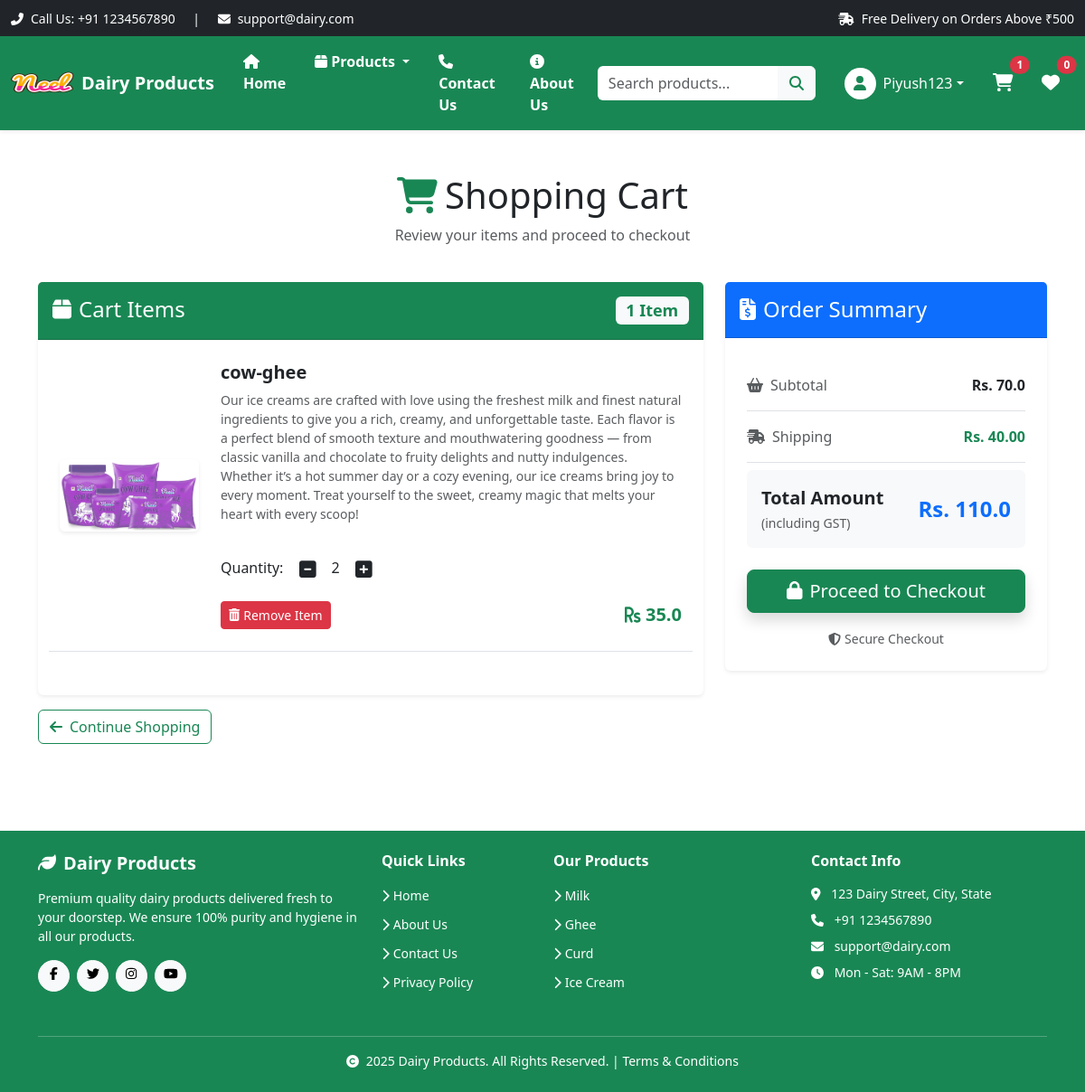
Before: /cart/ (signed in) with the older database file.
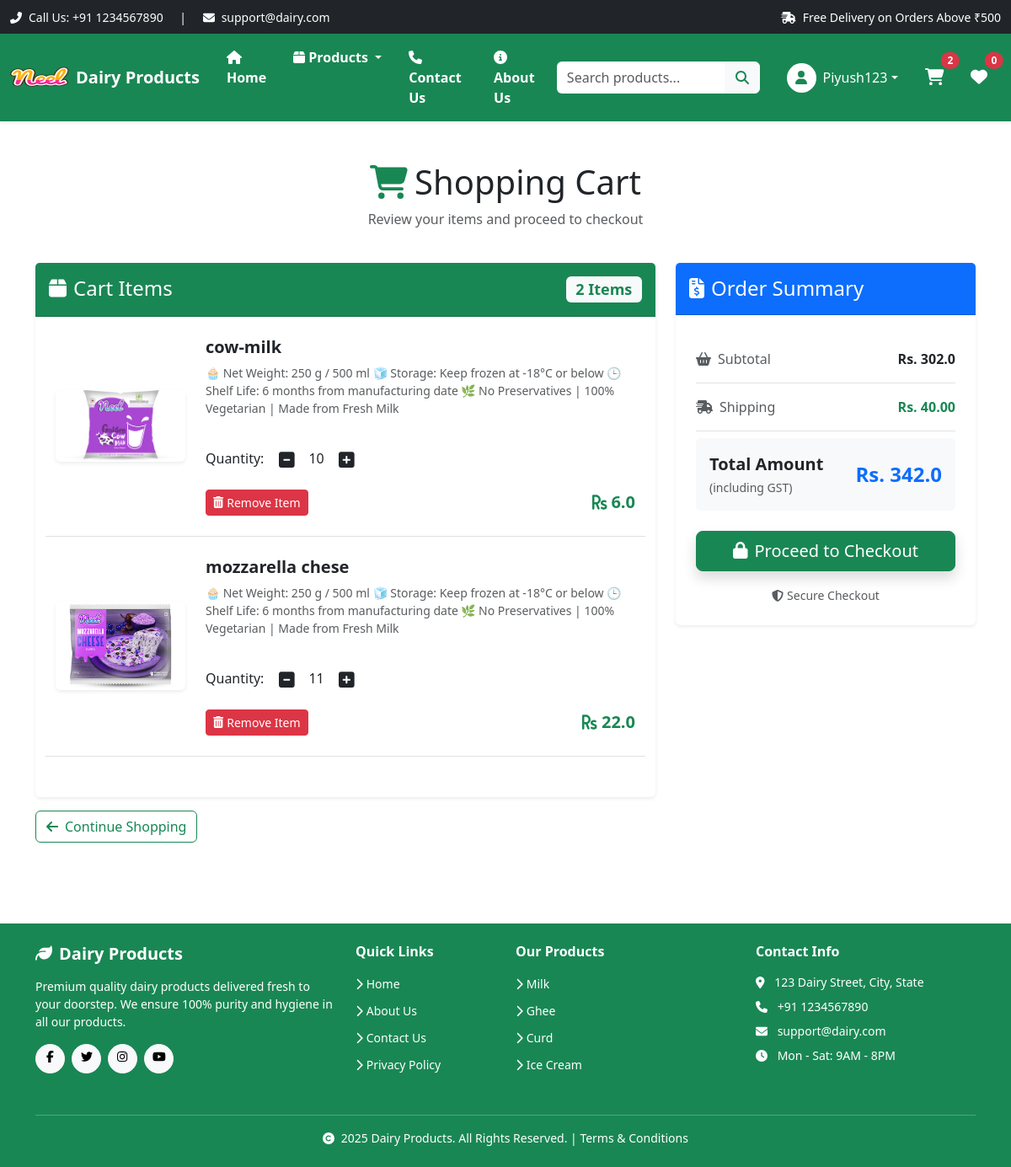
After: the same page with the newer database file.
### app/models.py (models this page shows, shortened)
class cart(models.Model):
    user = models.ForeignKey(User, on_delete=models.CASCADE)
    product = models.ForeignKey(Product, on_delete=models.CASCADE)
    quantity = models.PositiveIntegerField(default=1)
    @property
    def total_cost(self):
        return self.quantity * self.product.discounted_price

class Product(models.Model):
    title = models.CharField(max_length=100)
    selling_price = models.FloatField()
    discounted_price = models.FloatField()
    description = models.TextField()
    composition = models.TextField(default='')
    prodapp = models.TextField(default='')
    category = models.CharField(choices=CATEGORY_CHOICES, max_length=2)
    product_image = models.ImageField(upload_to='product')

### app/views.py (the view)
# urls.py: path('cart/', views.show_cart, name='show-cart'),
def show_cart(request):
    user = request.user
    cart_items = cart.objects.filter(user=user)
    amount = 0
    shipping_amount = 40
    for p in cart_items:
        amount = amount + p.total_cost
    totalamount = amount + shipping_amount
    return render(request, 'app/addtocart.html', locals())

### app/templates/app/addtocart.html (shortened to what the changed rows need)
{% extends 'app/layout.html' %}
{% load static %}
{% block content %}
<div class="container my-5">
    {% if cart_items %}
        <div class="row mb-4">
            <div class="col-12">
                <h1 class="text-center mb-2">
                    <i class="fas fa-shopping-cart text-success me-2"></i>Shopping Cart
                </h1>
                <p class="text-center text-muted">Review your items and proceed to checkout</p>
            </div>
        </div>
        <div class="row g-4">
            <div class="col-lg-8">
                <div class="card shadow-sm border-0">
                    <div class="card-header bg-success text-white py-3">
                        <h4 class="mb-0">
                            <i class="fas fa-box me-2"></i>Cart Items
                            <span class="badge bg-light text-success float-end">{{cart_items|length}} Item{% if cart_items|length > 1 %}s{% endif %}</span>
                        </h4>
                    </div>
                    <div class="card-body p-4">
                        {% for item in cart_items %}
                        <div class="row align-items-center border-bottom pb-4 mb-4">
                            <div class="col-md-3 col-sm-4 text-center mb-3 mb-sm-0">
                                <img src="{{item.product.product_image.url}}"
                                     alt="{{item.product.title}}"
                                     class="img-fluid rounded shadow-sm"
                                     style="max-height: 150px; object-fit: cover;">
                            </div>
                            <div class="col-md-9 col-sm-8">
                                <div class="d-flex flex-column h-100">
                                    <h5 class="fw-bold text-dark mb-2">{{item.product.title}}</h5>
                                    <p class="text-muted small mb-3">{{item.product.description}}</p>
                                   <div class="my-3">
                                    <label for="quantity">Quantity:</label>
                                    <a class="minus-cart btn" pid={{item.id}}><i class="fas fa-minus-square fa-lg"></i></a>
                                    <span id="quantity">{{item.quantity}}</span>
                                    <a class="plus-cart btn" pid={{item.id}}><i class="fas fa-plus-square fa-lg"></i></a>
                                </div>
                                    <div class="d-flex justify-content-between align-items-center mt-auto">
                                        <a href="#" class="remove-cart btn btn-sm btn-danger" pid={{item.id}}>
                                            <i class="fas fa-trash-alt me-1"></i>Remove Item
                                        </a>
                                        <h5 class="mb-0 text-success fw-bold">
                                            <i class="fas fa-rupee-sign"></i> {{item.product.discounted_price}}
                                        </h5>
                                    </div>
                                </div>
                            </div>
                        </div>
                        {% endfor %}
                    </div>
                </div>
                <div class="mt-3">
                    <a href="{% url 'home' %}" class="btn btn-outline-success">
                        <i class="fas fa-arrow-left me-2"></i>Continue Shopping
                    </a>
                </div>
            </div>
            <div class="col-lg-4">
                <div class="card shadow-sm border-0 sticky-top" style="top: 20px;">
                    <div class="card-header bg-primary text-white py-3">
                        <h4 class="mb-0">
                            <i class="fas fa-file-invoice-dollar me-2"></i>Order Summary
                        </h4>
                    </div>
                    <div class="card-body p-4">
                        <ul class="list-group list-group-flush">
                            <li class="list-group-item d-flex justify-content-between align-items-center bg-transparent px-0 py-3">
                                <span class="text-muted">
                                    <i class="fas fa-shopping-basket me-2"></i>Subtotal
                                </span>
                                <span class="fw-bold" id="amount">Rs. {{amount}}</span>
                            </li>
                            <li class="list-group-item d-flex justify-content-between align-items-center bg-transparent px-0 py-3">
                                <span class="text-muted">
                                    <i class="fas fa-shipping-fast me-2"></i>Shipping
                                </span>
                                <span class="text-success fw-semibold">Rs. 40.00</span>
                            </li>
                            <li class="list-group-item d-flex justify-content-between align-items-center bg-light px-3 py-3 rounded mt-2">
                                <div>
                                    <strong class="fs-5">Total Amount</strong>
                                    <br>
                                    <small class="text-muted">(including GST)</small>
                                </div>
                                <span id="totalamount" class="fs-4 fw-bold text-primary">Rs. {{totalamount}}</span>
                            </li>
                        </ul>
                        <div class="d-grid gap-2 mt-4">
                            <a href="{% url 'checkout' %}" class="btn btn-success btn-lg shadow">
                                <i class="fas fa-lock me-2"></i>Proceed to Checkout
                            </a>
                        </div>
                        <div class="text-center mt-3">
                            <small class="text-muted">
                                <i class="fas fa-shield-alt me-1"></i>Secure Checkout
                            </small>
                        </div>
                    </div>
                </div>
            </div>
        </div>
    {% endif %}
</div>
{% endblock %}

### app/templates/app/layout.html (shortened to what the changed rows need)
{% load static %} {% load django_browser_reload %}
<!DOCTYPE html>
<html lang="en">
  <head>
    <link
      href="https://cdn.jsdelivr.net/npm/bootstrap@5.3.8/dist/css/bootstrap.min.css"
      rel="stylesheet"
    />
    <link
      href="https://cdnjs.cloudflare.com/ajax/libs/font-awesome/6.4.0/css/all.min.css"
      rel="stylesheet"
    />
    <link rel="stylesheet" href="{% static 'app/css/owl.carousel.min.css' %}" />
    <link rel="stylesheet" href="{% static 'app/css/all.min.css' %}" />
    <link rel="stylesheet" href="{% static 'app/css/password-field.css' %}" />
    <link rel="stylesheet" href="{% static 'app/css/style.css' %}" />
  </head>
  <body class="d-flex flex-column min-vh-100">
    <nav class="navbar navbar-expand-lg navbar-dark bg-success shadow-sm sticky-top">
      <div class="container-fluid">
        <div class="collapse navbar-collapse" id="navbarSupportedContent">
          <ul class="navbar-nav mb-2 mb-lg-0 align-items-lg-center">
  {% if request.user.is_authenticated %}
    <li class="nav-item dropdown mx-2">
      <a
        class="nav-link dropdown-toggle text-white d-flex align-items-center"
        href="#"
        id="profileDropdown"
        role="button"
        data-bs-toggle="dropdown"
        aria-expanded="false"
      >
        <div class="bg-white text-success rounded-circle d-flex align-items-center justify-content-center me-2"
             style="width: 35px; height: 35px;">
          <i class="fas fa-user"></i>
        </div>
        <span class="d-none d-lg-inline">{{request.user.username|title}}</span>
      </a>
    </li>
    <li class="nav-item mx-2">
      <a href="{% url 'show-cart' %}" class="nav-link text-white position-relative">
        <i class="fas fa-shopping-cart fs-5"></i>
        {% if request.user.is_authenticated %}
          <span class="position-absolute top-0 start-100 translate-middle badge rounded-pill bg-danger">
            {{ request.user.cart_set.count|default:"0" }}
          </span>
        {% endif %}
      </a>
    </li>
    <li class="nav-item mx-2">
      <a href="#" class="nav-link text-white position-relative">
        <i class="fas fa-heart fs-5"></i>
        {% if request.user.is_authenticated %}
          <span class="position-absolute top-0 start-100 translate-middle badge rounded-pill bg-danger">
            0
          </span>
        {% endif %}
      </a>
    </li>
  {% endif %}
</ul>
        </div>
      </div>
    </nav>
    <main class="flex-grow-1">
      {% block content %} {% endblock %}
    </main>
  </body>
</html>

Changed rows visible on the page:
removed cart: product.product_image (picture), product "cow-ghee", product.description "Our ice creams are crafted with love using the freshest milk and finest natural ingredients to give you a rich, creamy, and unforgettable taste. Each flavor is a perfect blend of smooth texture and mouthwatering goodness — from classic vanilla and chocolate to fruity delights and nutty indulgences. Whether it’s a hot summer day or a cozy evening, our ice creams bring joy to every moment. Treat yourself to the sweet, creamy magic that melts your heart with every scoop!", quantity "2", product.discounted_price "35.0"
added cart: product.product_image (picture), product "cow-milk", product.description "🧁 Net Weight: 250 g / 500 ml 🧊 Storage: Keep frozen at -18°C or below 🕒 Shelf Life: 6 months from manufacturing date 🌿 No Preservatives | 100% Vegetarian | Made from Fresh Milk", quantity "10", product.discounted_price "6.0"
added cart: product.product_image (picture), product "mozzarella chese", product.description "🧁 Net Weight: 250 g / 500 ml 🧊 Storage: Keep frozen at -18°C or below 🕒 Shelf Life: 6 months from manufacturing date 🌿 No Preservatives | 100% Vegetarian | Made from Fresh Milk", quantity "11", product.discounted_price "22.0"
Other visible differences:
{{ request.user.cart_set.count|default:"0" }}: "1" → "2"
{{ cart_items|length }}: "1" → "2"
{{ amount }}: "70.0" → "302.0"
{{ totalamount }}: "110.0" → "342.0"
text now shown: "s"
